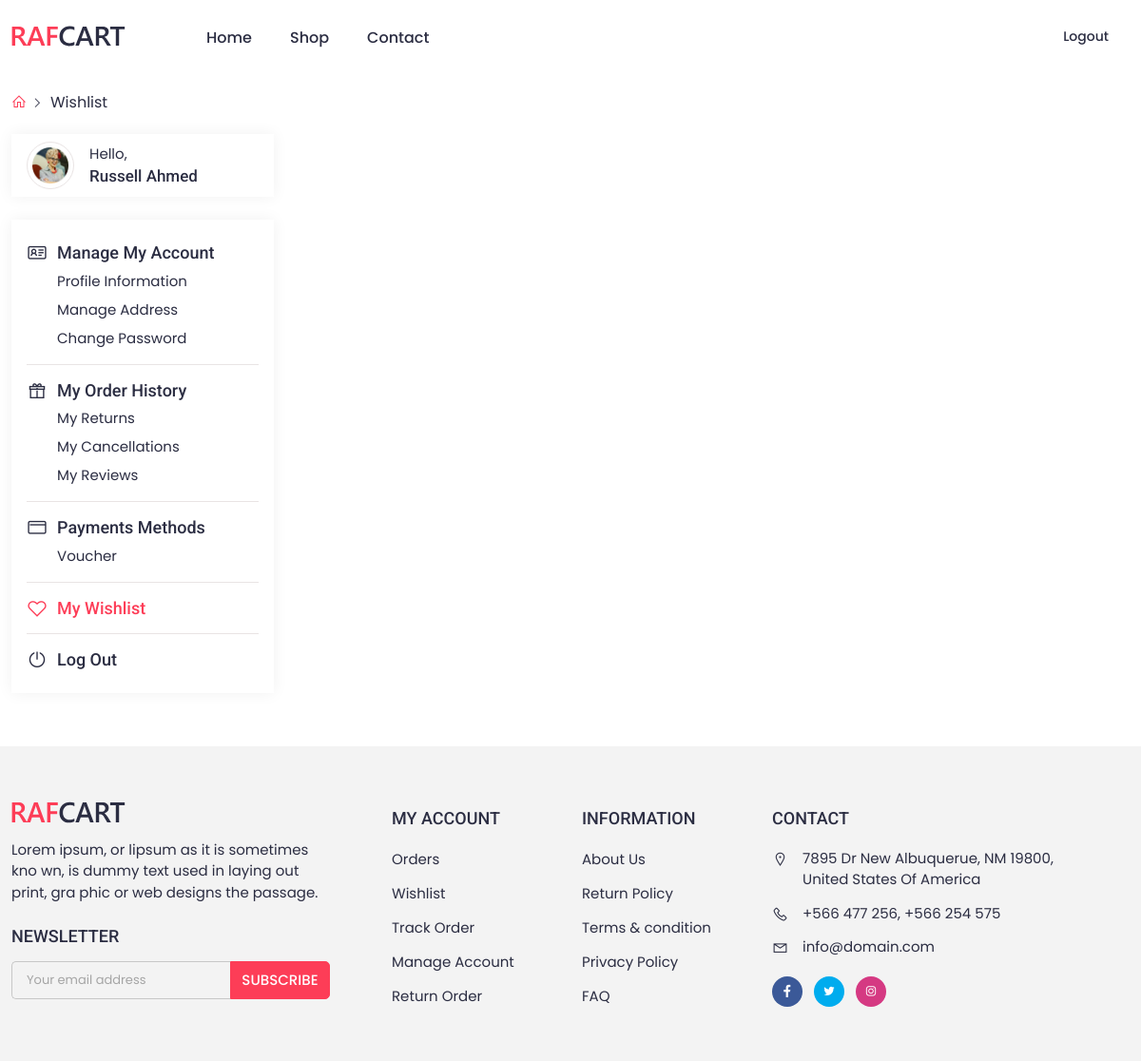
The page /shop/wishlist/ (signed in) on the database as committed earlier.
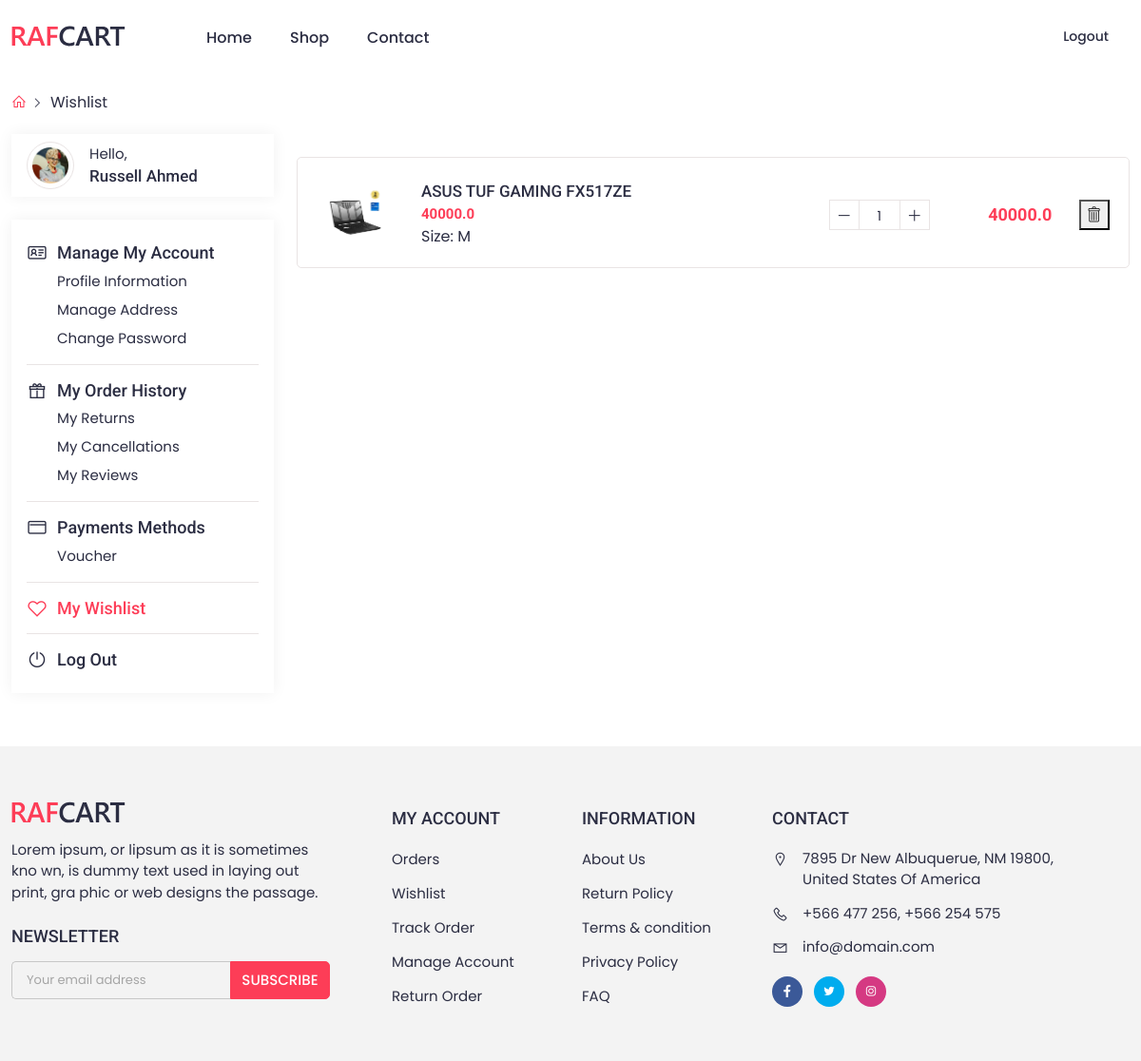
The same page on the database as committed later.
### shop/models.py (models this page shows, shortened)
class wishlistItem(models.Model):
    wishlist = models.ForeignKey(Wishlist, on_delete=models.CASCADE)
    product = models.ForeignKey(Product, on_delete=models.CASCADE)
    quantity = models.PositiveIntegerField(default=1)

class Product(models.Model):
    choise=[
    ('Laptop','Laptop'),
    ('Computer','Computer'),
    ('Phone','Phone'),
    ('Screen','Screen'),
    ]
    Name = models.CharField(max_length=60)
    Price = models.FloatField()
    Description = models.TextField(max_length=2000)
    Image = models.ImageField(upload_to='images/')
    Availability = models.BooleanField(default=True)
    Color=ColorField(default='#000000')
    Categore = models.CharField(max_length=50, choices=choise, blank=True, null=True)
    Brand = models.CharField(max_length=20,null=True)

### shop/views.py (the view)
# urls.py: path('wishlist/',views.view_wishlist, name='wishlist_list'),
def view_wishlist(request):
    if request.user.is_authenticated:
        wishlist = Wishlist.objects.filter(user=request.user).first()
        if wishlist:
            wishlist_items = wishlistItem.objects.filter(wishlist=wishlist)
        else:
            wishlist_items = None
    else:
        wishlist_items = None
    return render(request, 'wishlist/wishlistitem_list.html', {'wishlist_items': wishlist_items})

### templates/wishlist/wishlistitem_list.html (shortened to what this page needs)
{% extends "base.html" %}
{% load static %}
{% block content %}
<div class="container">
    <div class="breadcrumbs">
        <a href="index-1.html"><i class="las la-home"></i></a>
        <a href="#" class="active">Wishlist</a>
    </div>
</div>
<div class="my_account_wrap section_padding_b">
      <div class="container">
        <div class="row">
          <div class="col-lg-3">
            <div class="account_sidebar">
              <div class="account_profile position-relative shadow_sm">
                <div class="acprof_img">
                  <a href="account.html">
                    <img
                      loading="lazy"
                      src="assets/images/avatar-2.png"
                      alt="user"
                    />
                  </a>
                </div>
                <div class="acprof_cont">
                  <p>Hello,</p>
                  <h4>Russell Ahmed</h4>
                </div>
              </div>
              <div class="acprof_wrap shadow_sm">
                <div class="acprof_links">
                  <a href="account.html">
                    <h4 class="acprof_link_title">
                      <i class="lar la-id-card"></i>
                      Manage My Account
                    </h4>
                  </a>
                  <a href="account-profile-info.html">Profile Information</a>
                  <a href="account-manage-address.html">Manage Address</a>
                  <a href="account-change-password.html">Change Password</a>
                </div>
                <div class="acprof_links">
                  <a href="account-order-history.html">
                    <h4 class="acprof_link_title">
                      <i class="las la-gift"></i>
                      My Order History
                    </h4>
                  </a>
                  <a href="account-return-order.html">My Returns</a>
                  <a href="account-order-cancel.html">My Cancellations</a>
                  <a href="account-my-reviews.html">My Reviews</a>
                </div>
                <div class="acprof_links">
                  <a href="account-payment-methods.html">
                    <h4 class="acprof_link_title">
                      <i class="lar la-credit-card"></i>
                      Payments Methods
                    </h4>
                  </a>
                  <a href="account-voucher.html">Voucher</a>
                </div>
                <div class="acprof_links">
                  <a href="wish-list.html" class="active">
                    <h4 class="ac_link_title">
                      <i class="lar la-heart"></i>
                      My Wishlist
                    </h4>
                  </a>
                </div>
                <div class="acprof_links border-0">
                  <a href="login.html">
                    <h4 class="acprof_link_title">
                      <i class="las la-power-off"></i>
                      Log Out
                    </h4>
                  </a>
                </div>
              </div>
            </div>
          </div>
          <div class="col-lg-9">
            <div class="shop_cart_wrap wishlist">
             {% for item in wishlist_items %}
                <div class="single_shop_cart d-flex align-items-center flex-wrap">
                  <div class="cart_img mb-4 mb-md-0">
                    <img
                      loading="lazy"
                      src="{{ item.product.Image.url }}"
                      alt="product"
                    />
                  </div>
                  <div class="cart_cont">
                    <a href="product-view.html">
                      <h5> {{ item.product.Name }}</h5>
                    </a>
                    <p class="price">{{ item.product.Price }}</p>
                    <p class="size mb-0">Size: M</p>
                  </div>
                  <div class="cart_qnty d-flex align-items-center ms-md-auto">
                    <div class="cart_qnty_btn">
                      <i class="las la-minus"></i>
                    </div>
                    <div class="cart_count">{{ item.quantity }}</div>
                    <div class="cart_qnty_btn">
                      <i class="las la-plus"></i>
                    </div>
                  </div>
                  <div class="cart_price ms-auto">
                    <p>{{item.product.Price }}</p>
                  </div>
                  <div class="cart_remove ms-auto">
                    <form action="{% url 'delete_wishlist_item' item.id %}" method="post">
                      <button type="submit"> <i class="icon-trash"></i> </button>
                    </form>
                  </div>
                </div>
             {% endfor %}
            </div>
          </div>
        </div>
      </div>
    </div>
{% endblock content %}

### templates/base.html (shortened to what this page needs)
{% load static %}
<!DOCTYPE html>
<html lang="en">
<head>
    <link rel="stylesheet" href="{% static 'assets/css/bootstrap.min.css' %}">
    <link rel="stylesheet" href="{% static 'assets/css/jquery-ui.css' %}">
    <link rel="stylesheet" href="{% static 'assets/css/slick.css' %}">
    <link rel="stylesheet" href="{% static 'assets/css/line-awesome.css' %}">
    <link rel="stylesheet" href="{% static 'assets/css/nice-select.css' %}">
    <link rel="stylesheet" href="{% static 'assets/css/style.css' %}">
    <link rel="stylesheet" href="{% static 'assets/css/responsive.css' %}">
</head>
<body>
    <header class="home-2 d-none d-lg-block">
        <div class="container">
            <div class="d-flex align-items-center">
                <div class="logo">
                    <a href="{% url 'home' %}">
                        <img loading="lazy"  src="{% static 'assets/images/svg/logo.svg' %}" alt="logo">
                    </a>
                </div>
                <ul class="nav_bar flex-grow-1">
                    <li><a href="{% url 'home' %}">Home</a></li>
                    <li><a href="{% url 'shop' %}">Shop</a></li>
                    <li><a href="{% url 'contact' %}">contact</a></li>
                    <li class="tophead_items ms-auto">
                        <div class="me-3">
                            {% if user.is_authenticated %}
                                <a class="text-semibold" href="{% url 'logout' %}">Logout</a>
                            {% else %}
                                <a class="text-semibold me-0" href="{% url 'signin' %}">login</a><span class="text_xs">/</span>
                                <a class="text-semibold" href="{% url 'signup' %}">Register</a>
                            {% endif %}
                        </div>
                    </li>
                </ul>
            </div>
        </div>
    </header>
    {% block content %}
    {% endblock content %}
    <footer>
        <div class="container">
            <div class="row">
                <div class="col-lg-4 mb-4 mb-md-0">
                    <div class="row">
                        <div class="col-12 col-md-6 col-lg-12">
                            <div class="footer_logo">
                               <img loading="lazy"  src="{% static 'images/svg/logo.svg' %}" alt="easy shop">
                            </div>
                            <div class="footet_text">
                                <p>Lorem ipsum, or lipsum as it is sometimes kno
                                    wn, is dummy text used in laying out print, gra
                                    phic or web designs the passage.</p>
                            </div>
                        </div>
                        <div class="col-12 col-md-6 col-lg-12">
                            <div class="footer_newslet">
                                <h4>Newsletter</h4>
                                <form class="footernews_form">
                                    <input type="text" placeholder="Your email address">
                                    <button type="submit" class="default_btn">Subscribe</button>
                                </form>
                            </div>
                        </div>
                    </div>
                </div>
                <div class="col-lg-4 mb-3 mb-md-0">
                    <div class="row">
                        <div class="col-6">
                            <div class="footer_menu">
                                <h4 class="footer_title">My Account</h4>
                                <a href="account-order-history.html">Orders</a>
                                <a href="wish-list.html">Wishlist</a>
                                <a href="track-order.html">Track Order</a>
                                <a href="#">Manage Account</a>
                                <a href="return-order.html">Return Order</a>
                            </div>
                        </div>
                        <div class="col-6">
                            <div class="footer_menu">
                                <h4 class="footer_title">Information</h4>
                                <a href="about-us.html">About Us</a>
                                <a href="return-policy.html">Return Policy</a>
                                <a href="terms-condition.html">Terms & condition</a>
                                <a href="privacy-policy.html">Privacy Policy</a>
                                <a href="faq.html">FAQ</a>
                            </div>
                        </div>
                    </div>
                </div>
                <div class="col-lg-4">
                    <div class="footer_download">
                        <div class="row">
                            <div class="col-lg-6 col-lg-12">
                                <h4 class="footer_title">Contact</h4>
                                <div class="footer_contact">
                                    <p>
                                        <span class="icn"><i class="las la-map-marker-alt"></i></span>
                                        7895 Dr New Albuquerue, NM 19800, <br> United
                                        States Of America
                                    </p>
                                    <p class="phn">
                                        <span class="icn"><i class="las la-phone"></i></span>
                                        +566 477 256, +566 254 575
                                    </p>
                                    <p class="eml">
                                        <span class="icn"><i class="lar la-envelope"></i></span>
                                        info@domain.com
                                    </p>
                                </div>
                            </div>
                            <div class="footer_social col-lg-6 col-lg-12">
                                <div class="footer_icon d-flex">
                                    <a href="#" class="facebook"><i class="lab la-facebook-f"></i></a>
                                    <a href="#" class="twitter"><i class="lab la-twitter"></i></a>
                                    <a href="#" class="instagram"><i class="lab la-instagram"></i></a>
                                </div>
                            </div>
                        </div>
                    </div>
                </div>
            </div>
        </div>
    </footer>
</body>
</html>

### static/assets/css/responsive.css (style rules this page uses)
@media (min-width: 1200px) { .container, .container-lg { max-width: 1200px; } }
@media (min-width: 1200px) { .footet_text p { max-width: 330px; } }

Rows that differ between the two databases and show on the page:
added wishlistItem: product.Image (picture), product.Name "ASUS TUF GAMING FX517ZE", product.Price "40000.0", quantity "1"
